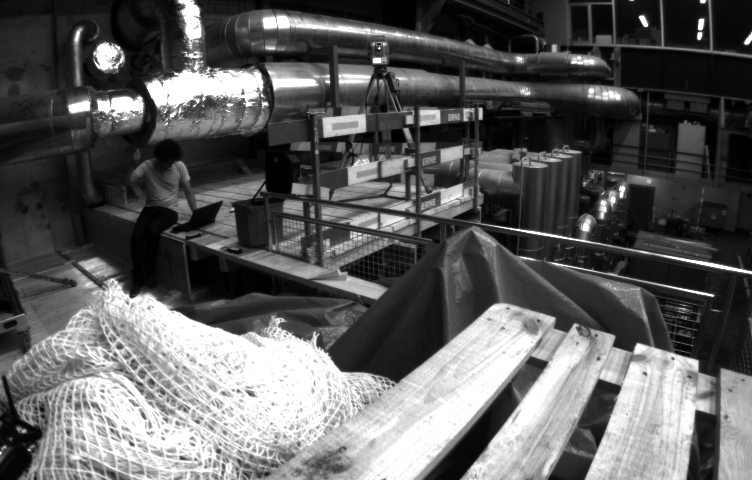
//> input picture tp3/data/left-0000.png, 752 x 480 px
$ ./stereo_processing   (built with g++ and OpenCV 4)
//> lines starting //> are read from the running program, lines starting //| are printed output that depends on the picture; after the words box and inside, x2 and y2 are one past the last pixel; in counts of white or black regions, pixels touching at a corner belong together
#include <opencv2/opencv.hpp>
#include <opencv2/calib3d.hpp>
#include <opencv2/imgproc.hpp>
#include <opencv2/highgui.hpp>
#include <opencv2/features2d.hpp>
#include <opencv2/viz.hpp>
#include <fstream>
#include <vector>

// Function to set up stereo camera matrices
void setupStereoCameraMatrices(cv::Mat& D_left, cv::Mat& K_left, cv::Mat& R_left, cv::Mat& P_left,
                               cv::Mat& D_right, cv::Mat& K_right, cv::Mat& R_right, cv::Mat& P_right,
                               cv::Mat& T, cv::Mat& R) {
    // Left camera parameters
    D_left = (cv::Mat_<double>(1, 5) << -0.28528567852276154, 0.0755173390138138, 0.00042325617975809654, 6.82046332766036e-05, 0.0);
    K_left = (cv::Mat_<double>(3, 3) << 461.4083655730878, 0.0, 364.74303421116605,
                                        0.0, 460.1948345348428, 247.5842300899086,
                                        0.0, 0.0, 1.0);
    R_left = (cv::Mat_<double>(3, 3) << 0.9999291388891489, -0.0007704353780885541, -0.011879546697297074,
                                        0.0008675722844585223, 0.9999662172978196, 0.008173835172110863,
                                        0.011872847962317707, -0.008183562330537164, 0.9998960269892295);
    P_left = (cv::Mat_<double>(3, 4) << 439.40304644813335, 0.0, 383.1048240661621, 0.0,
                                        0.0, 439.40304644813335, 255.35926055908203, 0.0,
                                        0.0, 0.0, 1.0, 0.0);

    // Right camera parameters
    D_right = (cv::Mat_<double>(1, 5) << -0.2852945932144836, 0.07556094233309328, -0.00016457104721592913, 4.67978311690005e-05, 0.0);
    K_right = (cv::Mat_<double>(3, 3) << 461.22152512371986, 0.0, 373.630015164131,
                                         0.0, 460.3701926236939, 253.4813239671563,
                                         0.0, 0.0, 1.0);
    R_right = (cv::Mat_<double>(3, 3) << 0.999777876762165, -0.003390543364174486, -0.020801474770623506,
                                         0.003220288489111239, 0.9999610891135602, -0.00821279494868492,
                                         0.020828511204215524, 0.008143983946318862, 0.999749893046505);
    P_right = (cv::Mat_<double>(3, 4) << 439.40304644813335, 0.0, 383.1048240661621, -48.169298967129315,
                                         0.0, 439.40304644813335, 255.35926055908203, 0.0,
                                         0.0, 0.0, 1.0, 0.0);

    // Rotation and translation between the cameras
    T = (cv::Mat_<double>(3, 1) << -0.10960005816018638, 0.000371686310074846, 0.0022803493632622346);
    R = (cv::Mat_<double>(3, 3) << 0.9999571189710634, 0.0022794640328858873, 0.008975759734597452,
                                   -0.0024260722968527915, 0.9998632731202098, 0.016356932430961323,
                                   -0.008937247467810473, -0.01637800687090375, 0.9998259280988044);
}

void rectify_images(const cv::Mat imgLeft, const cv::Mat imgRight, cv::Mat* rectifiedLeft, cv::Mat* rectifiedRight, cv::Mat* Q) {
    if (imgLeft.empty() || imgRight.empty()) {
        std::cout << "Error: Could not load images." << std::endl;
        return;
    }

    cv::Mat D_left, K_left, R_left, P_left;
    cv::Mat D_right, K_right, R_right, P_right;
    cv::Mat T, R;

    setupStereoCameraMatrices(D_left, K_left, R_left, P_left, D_right, K_right, R_right, P_right, T, R);

    // Output matrices for rectification
    cv::Mat R1, R2, P1, P2;
    cv::Size imageSize = imgLeft.size();
    cv::stereoRectify(K_left, D_left,
                      K_right, D_right,
                      imageSize, R, T,
                      R1, R2, P1, P2, *Q);

    // Rectification maps
    cv::Mat map1Left, map2Left, map1Right, map2Right;

    // Compute rectification maps for both images
    cv::initUndistortRectifyMap(K_left, D_left, R1, P1, imageSize, CV_16SC2, map1Left, map2Left);
    cv::initUndistortRectifyMap(K_right, D_right, R2, P2, imageSize, CV_16SC2, map1Right, map2Right);

    // Apply rectification
    cv::remap(imgLeft, *rectifiedLeft, map1Left, map2Left, cv::INTER_LINEAR);
    cv::remap(imgRight, *rectifiedRight, map1Right, map2Right, cv::INTER_LINEAR);
}

void detect_keypoints(const cv::Mat imgLeft, const cv::Mat imgRight, std::vector<cv::KeyPoint>* keypoint1, std::vector<cv::KeyPoint>* keypoint2) {
    int threshold = 30;
    bool nonmaxSuppression = true;
    cv::Ptr<cv::FastFeatureDetector> fastDetector = cv::FastFeatureDetector::create(threshold, nonmaxSuppression);

    fastDetector->detect(imgLeft, *keypoint1);
    fastDetector->detect(imgRight, *keypoint2);
}

void compute_descriptors(const cv::Mat imgLeft, const cv::Mat imgRight, std::vector<cv::KeyPoint> keypoint1, std::vector<cv::KeyPoint> keypoint2, cv::Mat* descriptors1, cv::Mat* descriptors2) {
    // Create an ORB keypoint detector and descriptor extractor
    int maxKeypoints = 1000; // Maximum number of keypoints to retain
    cv::Ptr<cv::ORB> orb = cv::ORB::create(maxKeypoints);

    // Compute descriptors
    orb->compute(imgLeft, keypoint1, *descriptors1);
    orb->compute(imgRight, keypoint2, *descriptors2);
}

void match_descriptors(cv::Mat descriptors1, cv::Mat descriptors2, std::vector<cv::DMatch>* matches) {
    cv::BFMatcher bfMatcher(cv::NORM_HAMMING, true);  // NORM_HAMMING for binary descriptors like ORB and BRIEF

    // Match descriptors
    bfMatcher.match(descriptors1, descriptors2, *matches);

    // Filter matches by distance threshold
    float distanceThreshold = 20;
    std::vector<cv::DMatch> goodMatches;

    for (const auto& match : *matches) {
        if (match.distance < distanceThreshold) {
            goodMatches.push_back(match);
        }
    }
    *matches = goodMatches;
}

void triangulate(cv::Mat P_left, cv::Mat P_right, std::vector<cv::Point2f> pointsLeft, std::vector<cv::Point2f> pointsRight, std::vector<cv::Point3d>* points3D) {
    cv::Mat points4D;
    cv::triangulatePoints(P_left, P_right, pointsLeft, pointsRight, points4D);

    for (int i = 0; i < points4D.cols; i++) {
        cv::Mat x = points4D.col(i);
        x /= x.at<float>(3);

        // if the point is too far away, ignore it
        if (cv::norm(x) > 1000)
            continue;

        points3D->push_back(cv::Point3d(x.at<float>(0), x.at<float>(1), x.at<float>(2)));
    }
}

void filter_correspondences(std::vector<cv::Point2f>& pointsLeft, std::vector<cv::Point2f>& pointsRight, std::vector<cv::Point3d>& points3D) {
    cv::Mat H = cv::findHomography(pointsLeft, pointsRight, cv::RANSAC);

    // Transform points from left image to right image
    std::vector<cv::Point2f> transformedPoints;
    cv::perspectiveTransform(pointsLeft, transformedPoints, H);

    // Display transformed points
    cv::Mat imgLeft = cv::imread("data/left-0000.png", cv::IMREAD_COLOR);
    cv::Mat imgRight = cv::imread("data/right-0000.png", cv::IMREAD_COLOR);

    for (const auto& point : transformedPoints) {
        cv::circle(imgRight, point, 3, cv::Scalar(0, 0, 255), cv::FILLED);
    }

    cv::imshow("Transformed points", imgRight);
    cv::waitKey(0);
}

// [12 lines left out: function quat2rot, not called in this run]

void read_ground_truth_positions(std::vector<cv::Mat>& outposes) {
    std::string filename = "data/ground_truth.csv";
    std::ifstream file(filename);

    if (!file.is_open()) {
        std::cout << "Error: Could not open file." << std::endl;
        return;
    }

    std::vector<cv::Point3d> outpos;
    std::vector<cv::Mat> outrot;

    std::string line;
    for (int i = 0; std::getline(file, line); i++) {
        if (i == 0)
            continue;

        std::stringstream ss(line);
        std::string token;

        std::vector<double> values;
        while (std::getline(ss, token, ','))
            values.push_back(std::stod(token));

        outpos.push_back(cv::Point3d(values[1], values[2], values[3]));
        outrot.push_back(quat2rot(cv::Vec4d(values[4], values[5], values[6], values[7])));
    }

    file.close();

    for (int i = 0; i < outpos.size(); i++) {
        cv::Mat pose = cv::Mat::eye(4, 4, CV_64F);

        for (int j = 0; j < 3; j++)
            for (int k = 0; k < 3; k++)
                pose.at<double>(j, k) = outrot[i].at<double>(j, k);

        pose.at<double>(0, 3) = outpos[i].x;
        pose.at<double>(1, 3) = outpos[i].y;
        pose.at<double>(2, 3) = outpos[i].z;

        outposes.push_back(pose);
    }
}

// [49 lines left out: functions feature_mapping, compute_disparity_map, dense_reconstruction, not called in this run]

void dense_mapping() {
    // TODO
}

// [20 lines left out: function estimate_pose, not called in this run]

void to_homogenous_coords(const std::vector<cv::Point3d>& points3D, std::vector<cv::Mat>& points3DHomogenous) {
    for (const auto& point : points3D) {
        cv::Mat pointHomogenous = (cv::Mat_<double>(4, 1) << point.x, point.y, point.z, 1);
        points3DHomogenous.push_back(pointHomogenous);
    }
}

// [10 lines left out: function from_homogenous_coords, not called in this run]

int main() {
    cv::Mat imgLeft = cv::imread("data/left-0000.png", cv::COLOR_BGR2GRAY);
//> imgLeft is the input picture: 480 rows x 752 cols, CV_8UC1; min 1, max 255, mean 94.5
    cv::Mat imgRight = cv::imread("data/right-0000.png", cv::COLOR_BGR2GRAY);
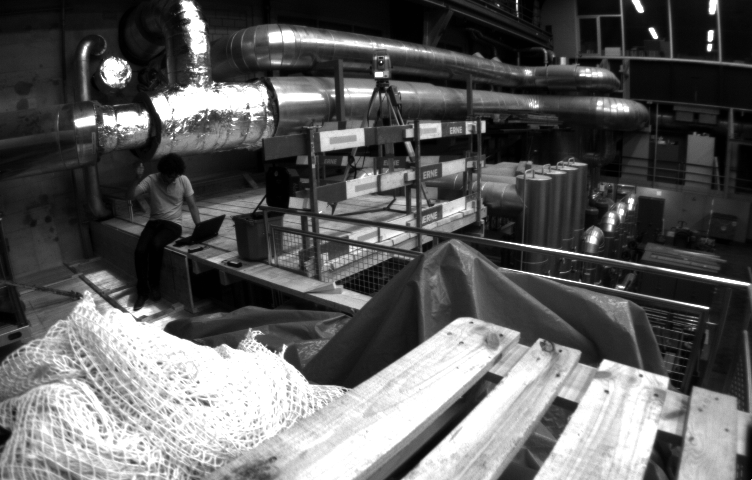
//> input picture tp3/data/right-0000.png, 752 x 480 px
//> imgRight is the input picture: 480 rows x 752 cols, CV_8UC1; min 1, max 255, mean 94.5
    cv::Mat rectifiedLeft, rectifiedRight;

    cv::Mat D_left, K_left, R_left, P_left;
    cv::Mat D_right, K_right, R_right, P_right;
    cv::Mat T, R;

    setupStereoCameraMatrices(D_left, K_left, R_left, P_left, D_right, K_right, R_right, P_right, T, R);

    cv::Mat Q;
    rectify_images(imgLeft, imgRight, &rectifiedLeft, &rectifiedRight, &Q);
//> in rectify_images, `cv::remap(imgLeft, *rectifiedLeft, map1Left, map2Left, cv::INTER_LINEA..`:
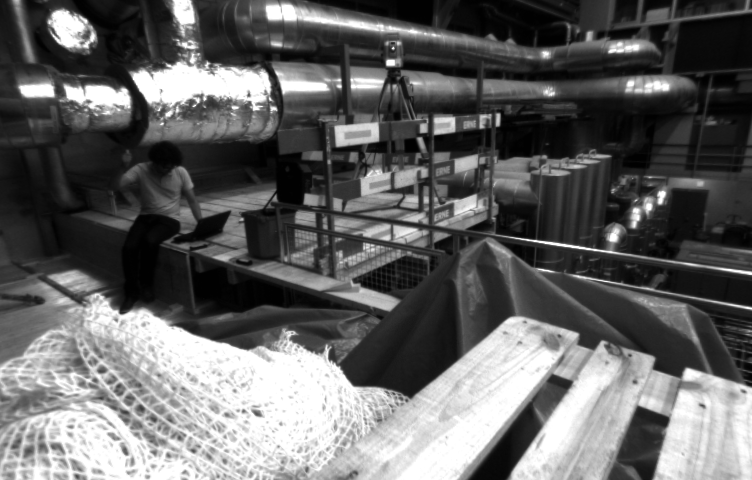
//> rectifiedLeft: 480 rows x 752 cols, CV_8UC1; min 1, max 255, mean 99.8
//> in rectify_images, `cv::remap(imgRight, *rectifiedRight, map1Right, map2Right, cv::INTER_L..`:
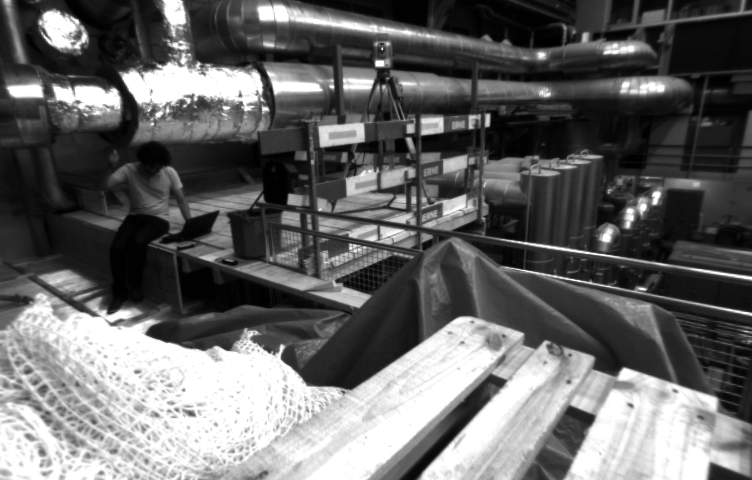
//> rectifiedRight: 480 rows x 752 cols, CV_8UC1; min 1, max 255, mean 102.3
//> Q = [[1, 0, 0, -383.1], [0, 1, 0, -255.4], [0, 0, 0, 460.3], [0, 0, 9.12, 0]]

    std::vector<cv::KeyPoint> keypoints1;
    std::vector<cv::KeyPoint> keypoints2;
    detect_keypoints(rectifiedLeft, rectifiedRight, &keypoints1, &keypoints2);
//> keypoints1 = 1914 keypoints; strongest (x, y, size): (392, 48, 7), (193, 106, 7), (204, 99, 7), (340, 87, 7); keypoints2 = 1760 keypoints; strongest (x, y, size): (382, 48, 7), (644, 289, 7), (376, 65, 7), (332, 87, 7)

    cv::Mat descriptors1;
    cv::Mat descriptors2;
    compute_descriptors(rectifiedLeft, rectifiedRight, keypoints1, keypoints2, &descriptors1, &descriptors2);
//> in compute_descriptors, `orb->compute(imgLeft, keypoint1, *descriptors1);`: keypoint1 = 1620 keypoints; strongest (x, y, size): (392, 48, 7), (193, 106, 7), (204, 99, 7), (340, 87, 7)
//> in compute_descriptors, `orb->compute(imgRight, keypoint2, *descriptors2);`: keypoint2 = 1507 keypoints; strongest (x, y, size): (382, 48, 7), (644, 289, 7), (376, 65, 7), (332, 87, 7)

    std::vector<cv::DMatch> matches;
    match_descriptors(descriptors1, descriptors2, &matches);
//> after the loop in match_descriptors, `for (const auto& match : *matches)`: goodMatches = 512 matches
//> matches = 512 matches

    // Filter corresponding keypoints from good matches
    std::vector<cv::Point2f> pointsLeft, pointsRight;

    for (const auto& match : matches) {
        // Use the queryIdx for the left image and trainIdx for the right image
        pointsLeft.push_back(keypoints1[match.queryIdx].pt);
        pointsRight.push_back(keypoints2[match.trainIdx].pt);
    }
//> after the loop, pointsLeft = 512 Points (x, y), first 12: [174, 4], [283, 4], [561, 4], [290, 5], [250, 7], [266, 7], [63, 9], [667, 9], [185, 10], [309, 10], [57, 11], [64, 11]; pointsRight = 512 Points (x, y), first 12: [282, 5], [557, 6], [258, 8], [179, 9], [745, 9], [272, 6], [663, 11], [55, 12], [176, 10], [302, 12], [306, 12], [44, 13]

    std::vector<cv::Point3d> points3D;
    triangulate(P_left, P_right, pointsLeft, pointsRight, &points3D);
//> the loop in triangulate, `for (int i = 0; i < points4D.cols; i++)` made 512 passes
//> x on passes 1 to 3: [0.212, 0.255, -0.446, 1], [0.0401, 0.1, -0.176, 1], [0.0644, -0.0902, 0.159, 1]
//> points3D = 509 Point3s, first 12: [0.21, 0.25, -0.45], [0.04, 0.1, -0.18], [0.06, -0.09, 0.16], [-0.09, -0.25, 0.43], [0.03, 0.05, -0.1], [2.14, 4.55, -8.03], [0.06, 0.04, -0.08], [0.05, -0.04, 0.08], [-2.41, -2.99, 5.35], [-1.16, -3.82, 6.87], [0.14, 0.11, -0.19], [-1.75, -1.33, 2.41]

    filter_correspondences(pointsLeft, pointsRight, points3D);
//> in filter_correspondences, `cv::Mat H = cv::findHomography(pointsLeft, pointsRight, cv::RANSAC);`: H = [[1.16, 0.311, -39.98], [0.0351, 1.09, -6.37], [0.000344, 0.000143, 1]]
//> in filter_correspondences, `cv::perspectiveTransform(pointsLeft, transformedPoints, H);`: transformedPoints = 512 Points (x, y), first 12: [153.1, 3.87], [262.6, 7.22], [510.6, 14.81], [269.6, 8.42], [231, 9.24], [246.8, 9.71], [34.83, 5.54], [596, 21.81], [166.1, 10.36], [289.1, 13.89], [28.71, 7.48], [36.54, 7.71]
//> the loop in filter_correspondences, `for (const auto& point : transformedPoints)` made 512 passes
//> after the loop in filter_correspondences, `for (const auto& point : transformedPoints)`:
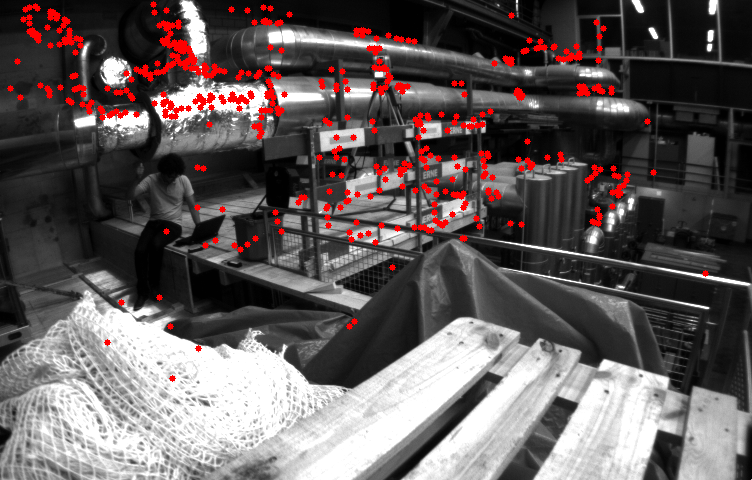
//> imgRight: 480 rows x 752 cols, CV_8UC3; 3.51% of pixels changed, all inside (x1, y1, x2, y2) = (7, 1, 709, 382)

    std::vector<cv::Mat> poses;
    read_ground_truth_positions(poses);

    std::vector<cv::Mat> points3DHomogenous;
    to_homogenous_coords(points3D, points3DHomogenous);
//> the loop in to_homogenous_coords, `for (const auto& point : points3D)` made 509 passes

    for (auto& pointH : points3DHomogenous)
//> (the run ends here: the program crashes, at `pointH = poses[0] * pointH;`)
